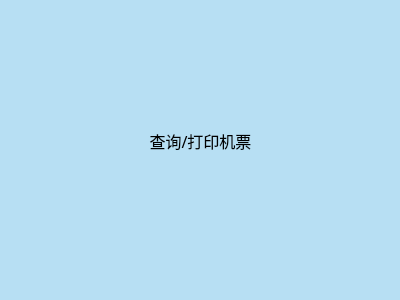
<?xml version="1.0" encoding="UTF-8"?>
<ui version="4.0">
 <class>MainWindow</class>
 <widget class="QMainWindow" name="MainWindow">
  <property name="geometry">
   <rect>
    <x>0</x>
    <y>0</y>
    <width>400</width>
    <height>300</height>
   </rect>
  </property>
  <property name="windowTitle">
   <string>MainWindow</string>
  </property>
  <property name="styleSheet">
   <string notr="true"/>
  </property>
  <widget class="QWidget" name="centralWidget">
   <widget class="QPushButton" name="pushButton">
    <property name="geometry">
     <rect>
      <x>0</x>
      <y>-20</y>
      <width>401</width>
      <height>321</height>
     </rect>
    </property>
    <property name="styleSheet">
     <string notr="true">QPushButton{
height: 30px;
width: 80px;
background-color:rgba(0, 170, 255 ,60); ;border:none;color:black;font:16px  Microsoft YaHei;}

QPushButton:pressed{background-color: rgba(38, 195, 238,20);border:none;color:black;font:16px Microsoft YaHei;}</string>
    </property>
    <property name="text">
     <string>查询/打印机票</string>
    </property>
   </widget>
  </widget>
 </widget>
 <layoutdefault spacing="6" margin="11"/>
 <resources/>
 <connections/>
</ui>
